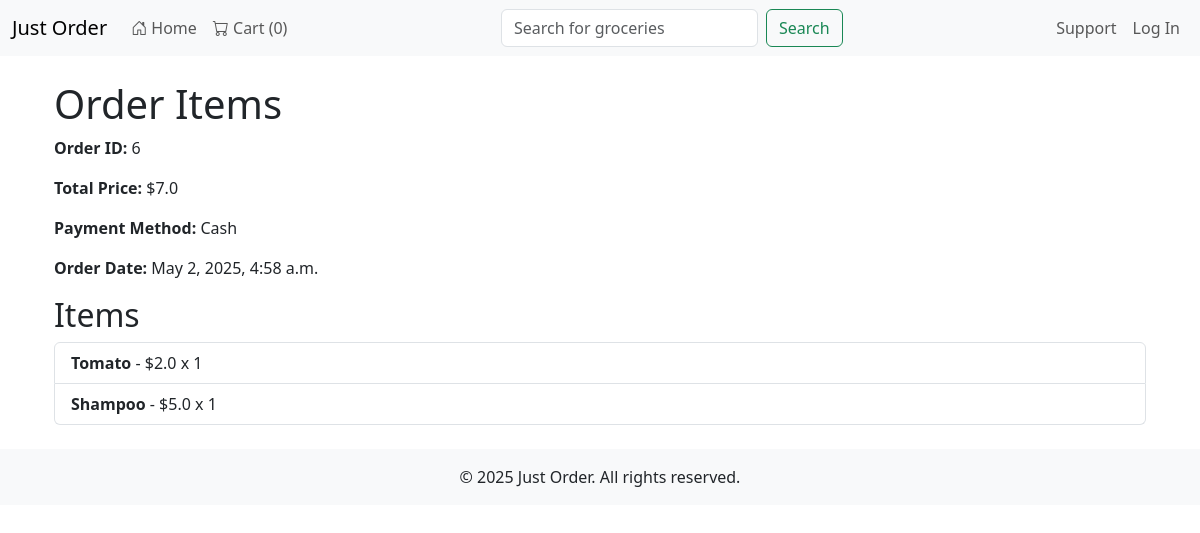
The app's page /home/orders/6/ with its own data.
### home/models.py (models this page shows, shortened)
class Order(models.Model):
    user = models.ForeignKey(User, on_delete=models.CASCADE)
    items = models.TextField()  # Store items as a JSON string
    total_price = models.FloatField()
    payment_method = models.CharField(max_length=50)
    created_at = models.DateTimeField(auto_now_add=True)
    def get_items(self):
        try:
            return json.loads(self.items)
        except json.JSONDecodeError:
            return []

### home/views.py (the view)
# urls.py: path('orders/<int:order_id>/', views.order_items_view, name='order_items'),
def order_items_view(request, order_id):
    order = get_object_or_404(Order, id=order_id)
    items = order.get_items()  # Use the `get_items` method to parse the JSON
    return render(request, 'order_items.html', {'order': order, 'items': items})

### home/templates/order_items.html
{% extends 'layout.html' %}
{% block content %}
<div class="container mt-4">
    <h1>Order Items</h1>
    <p><strong>Order ID:</strong> {{ order.id }}</p>
    <p><strong>Total Price:</strong> ${{ order.total_price }}</p>
    <p><strong>Payment Method:</strong> {{ order.payment_method }}</p>
    <p><strong>Order Date:</strong> {{ order.created_at }}</p>
    <h2>Items</h2>
    <ul class="list-group">
        {% for item in items %}
            <li class="list-group-item">
                <strong>{{ item.name }}</strong> - ${{ item.price }} x {{ item.quantity }}
            </li>
        {% empty %}
            <li class="list-group-item">No items found for this order.</li>
        {% endfor %}
    </ul>
</div>
{% endblock %}

### records on screen
Order: id "6", total_price "7.0", payment_method "Cash", created_at "May 2, 2025, 4:58 a.m."

### other values on screen
{{ request.session.cart|length|default:0 }} "0"
{{ item.name }} "Tomato" "Shampoo"
{{ item.price }} "2.0" "5.0"
{{ item.quantity }} "1" "1"
